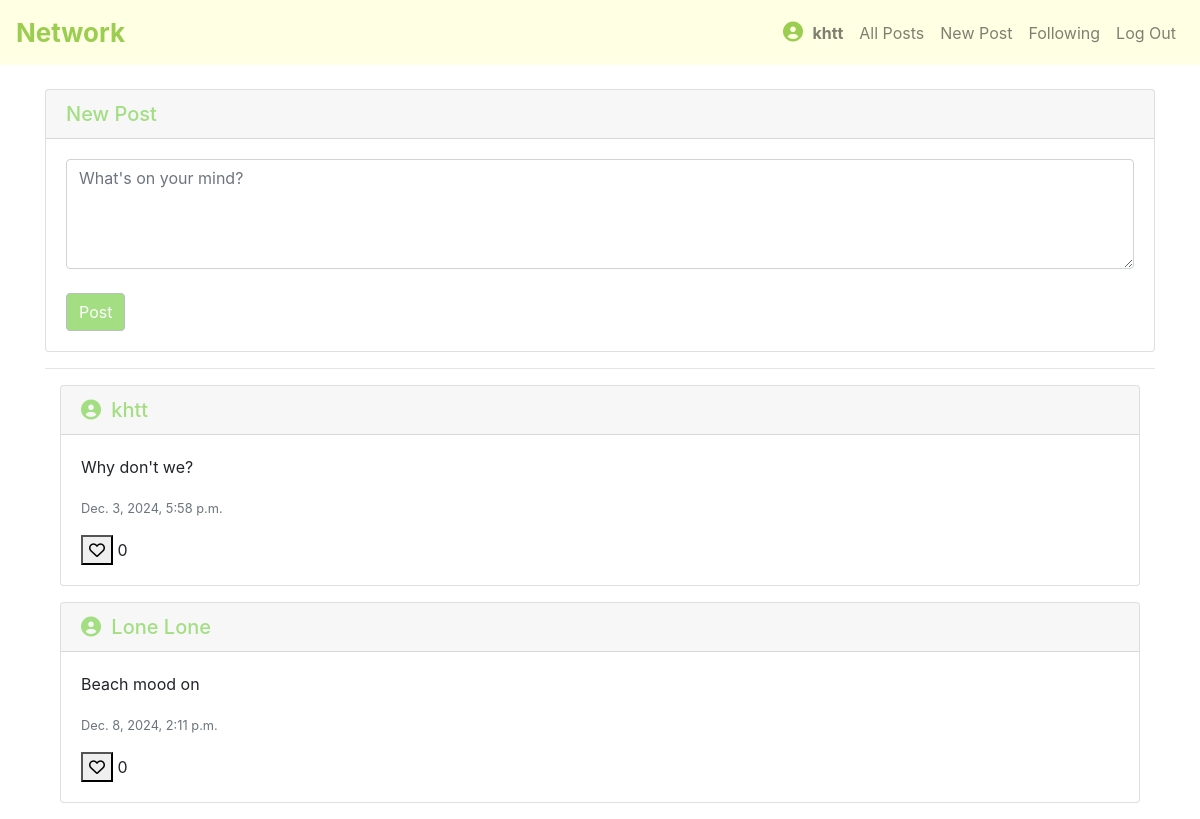
Screenshot of / (signed in) with the database file from the repository.
### network/models.py (models this page shows, shortened)
class User(AbstractUser):
    pass

class Post(models.Model):
    owner = models.ForeignKey(User,on_delete=models.CASCADE, related_name= "owner")
    content = models.TextField()
    created_date = models.DateTimeField(auto_now_add=True)
    likes = models.PositiveIntegerField(default=0)  # Number of likes, default is 0

### network/views.py (the view)
# urls.py: path("", views.index, name="index"),
def index(request):
    posts = Post.objects.all()
    return render(request, "network/index.html",{'posts': posts})

### network/templates/network/index.html (shortened to what this page needs)
{% extends "network/layout.html" %}
{% block body %}
<div class="container mt-4">
    <div class="card">
    <h5 class="card-header medium" >New Post</h5>
    <form method="POST" action="{% url 'create_post' %}">
        <div class="card-body">
            <textarea class="form-control" id="postContent" placeholder="What's on your mind?" name="content" rows="4" required></textarea>
        <br>
        <button type="submit" class="btn btn-primary btn-outline-primary">Post</button>
        </div>
    </form>
    </div>
    <hr>
    <div class="container">
        {% if posts %}
            {% for post in posts %}
                <div class="card mb-3">
                    <h5 class="card-header">
                        <i class="fas fa-user-circle" style="font-size: 20px; color: #A3DE83; margin-right: 5px;"></i>
                        <span class="medium">{{ post.owner }}</span>
                    </h5>
                    <div class="card-body">
                        <p class="card-text">{{ post.content }}</p>
                        <p class="card-text"><small class="text-muted">{{ post.created_date }}</small></p>
                        <button class="heart-button" data-post-id="{{ post.id }}" onclick="toggleLike(this)">
                            <i class="fa-regular fa-heart"></i>
                        </button>
                        <span class="like-count">{{ post.likes }}</span>
                    </div>
                </div>
            {% endfor %}
        {% else %}
            <div class="alert alert-info" role="alert">No posts available.</div>
        {% endif %}
    </div>
</div>
{% endblock %}

### network/templates/network/layout.html (shortened to what this page needs)
{% load static %}
<!DOCTYPE html>
<html lang="en">
    <head>
        <link rel="stylesheet" href="https://stackpath.bootstrapcdn.com/bootstrap/4.4.1/css/bootstrap.min.css">
        <link rel="stylesheet" href="https://cdnjs.cloudflare.com/ajax/libs/font-awesome/6.0.0-beta3/css/all.min.css">
        <link href="{% static 'network/styles.css' %}" rel="stylesheet">
    </head>
    <body>
        <nav class="navbar navbar-expand-lg navbar-light" style="background-color: #ffffe3;">
            <a class="navbar-brand" style="font-size: 26px; color:#9BCE50" href="#"><strong>Network</strong></a>
            <div class="ml-auto">
              <ul class="navbar-nav mr-auto">
                {% if user.is_authenticated %}
                    <li class="nav-item">
                        <a class="nav-link" href="#">
                            <i class="fas fa-user-circle" style="font-size: 20px; color: #9BCE50; margin-right: 5px;"></i>
                                <strong>{{ user.username }}</strong>
                        </a>
                    </li>
                {% endif %}
                <li class="nav-item ">
                  <a class="nav-link " href="{% url 'index' %}">All Posts</a>
                </li>
                {% if user.is_authenticated %}
                <li class="nav-item">
                    <a class="nav-link" href="{%url 'newpost' %}">New Post</a>
                </li>
                    <li class="nav-item">
                        <a class="nav-link" href="#">Following</a>
                    </li>
                    <li class="nav-item">
                        <a class="nav-link" href="{% url 'logout' %}">Log Out</a>
                    </li>
                {% endif %}
              </ul>
            </div>
          </nav>
        <div class="body">
            {% block body %}
            {% endblock %}
        </div>
    </body>
</html>

### network/static/network/styles.css (style rules this page uses)
.medium { color: #A3DE83; }
.btn-primary { background-color: #A3DE83 !important; color: white !important; }
.btn-outline-primary { border-color:#b9bfbc !important ; }

### rows the page displays
User: username "khtt"
Post: owner "khtt", content "Why don't we?", created_date "Dec. 3, 2024, 5:58 p.m.", likes "0"
Post: owner "Lone Lone", content "Beach mood on", created_date "Dec. 8, 2024, 2:11 p.m.", likes "0"
